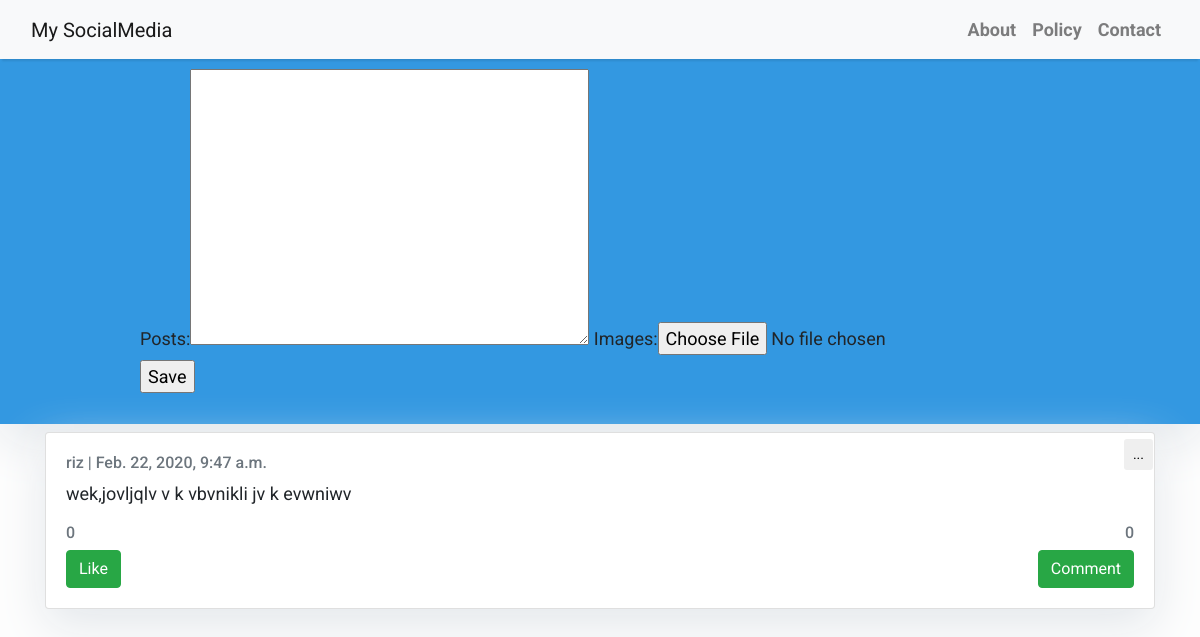
The page /posts/ on the database as committed earlier.
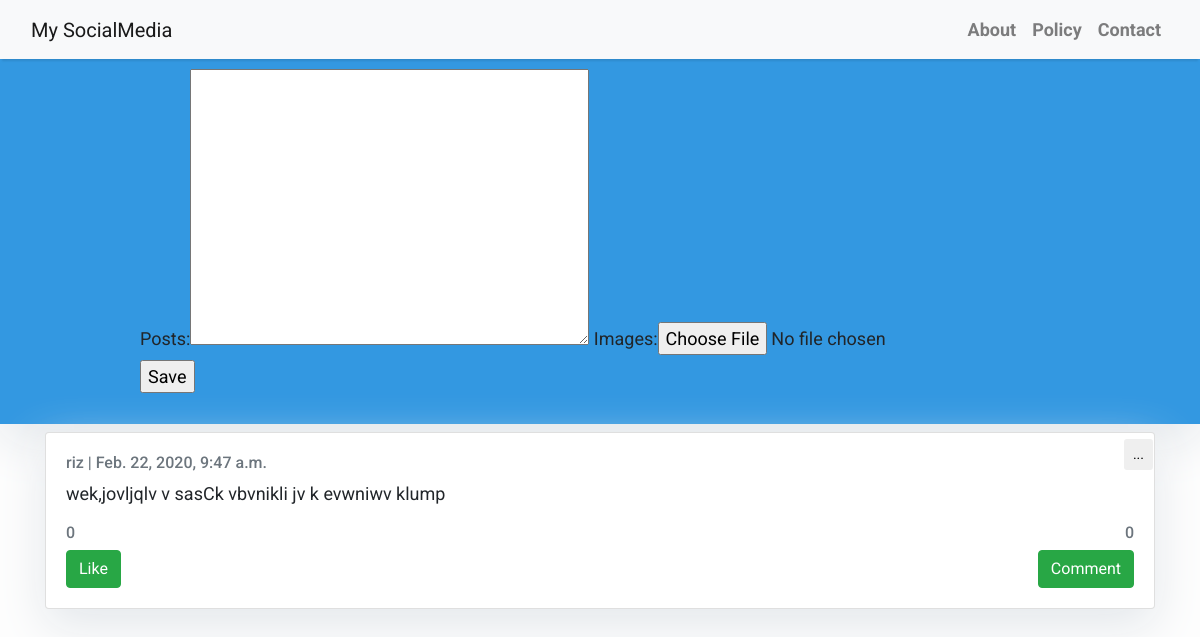
The same page on the database as committed later.
### userLogin/models.py (models this page shows)
class Post(models.Model):
    author = models.ForeignKey(dlogin, on_delete= models.CASCADE,related_name='post_author')
    updated_on = models.DateTimeField(auto_now= True)
    posts = models.TextField(null=True)
    created_on = models.DateTimeField(auto_now_add=True)
    status = models.IntegerField(choices=STATUS, default=0)
    post_like = models.IntegerField(default=0)
    post_comments = models.IntegerField(default=0)
    images = models.ImageField(upload_to='images/',null=True,blank=True)
    class Meta:
        ordering = ['-created_on']

class dlogin(models.Model):
    gender = (
        ('male','m'),
        ('female','f')
    )
    username = models.CharField(max_length=50,unique=True)
    password = models.CharField(max_length=50)
    email = models.EmailField(max_length=50,unique=True)
    first_name = models.CharField(max_length=50)
    last_name = models.CharField(max_length=50)
    dob = models.DateField()
    gender = models.CharField(max_length=10,
    choices=gender)
    date_subscribed = models.DateTimeField(default=datetime.now())
    messages_received = models.IntegerField(default=0)

### userLogin/views.py (the view, shortened to what this page needs)
# urls.py: path('posts/',views.PostCreate.as_view(),name='Posts'),
class PostCreate(CreateView):
    model = Post
    fields = ['posts','images']
    template_name = 'index.html'
    def get_context_data(self, **kwargs):
            kwargs['object_list'] = self.model.objects.all()
            return super().get_context_data(**kwargs)

### userLogin/templates/index.html (shortened to what this page needs)
{% extends "postbase.html" %}
{% block content %}
<header class="masthead">
    <div class="container">
        <div class="row">
            <div class=" col-md-8 col-md-10 mx-auto">
                <div class="site-heading">
                    <form method="post" enctype="multipart/form-data" >{% csrf_token %}
                        {{ form }}
                        <input type="submit" value="Save">
                    </form>
                </div>
            </div>
        </div>
    </div>
</header>
<div class="container">
    <div class="row">
        <div class="col-md-12 mt-2 left" style="position: relative;">
            {% for post in object_list %}
            <div class="btn align-right" style="right:4px;
            position: absolute;
            z-index: 20;">
                <button class="btn btn-sm" type="button" id="triggerId" data-toggle="dropdown" aria-haspopup="true"
                    aria-expanded="false">
                    ...
                </button>
            </div>
            <div class="card mb-4">
                <div class="card-body">
                    <p class="card-text text-muted h6">{{ post.author.username }} | {{ post.created_on}} </p>
                    <p class="card-text">{{post.posts|slice:":300" }}</p>
                    <div style="clear: both;" >
                    <p class="card-text text-muted h6 alignleft"> {{ post.post_like }} </p>
                    <p class="card-text text-muted h6 alignright"> {{ post.post_comments}} </p>
                </div>
                <div style="clear: both;" >
                    <a href="/likes/{{post.id}}"><button class="btn btn-success alignleft" >Like</button></a>
                    <a href="/comments/{{post.id}}"><button class="btn btn-success alignright" >Comment</button></a>
                </div>
                </div>
            </div>
            {% endfor %}
        </div>
    </div>
</div>
{%endblock%}

### userLogin/templates/postbase.html (shortened to what this page needs)
<!DOCTYPE html>
<html>
    <head>
        <link rel="stylesheet" href="https://maxcdn.bootstrapcdn.com/bootstrap/4.0.0/css/bootstrap.min.css"
 />
    </head>
    <body>
        <nav class="navbar navbar-expand-lg navbar-light bg-light shadow" id="mainNav">
            <div class="container-fluid">
                <a class="navbar-brand" href="{% url 'Posts' %}">My SocialMedia</a>
                <div class="collapse navbar-collapse" id="navbarResponsive">
                    <ul class="navbar-nav ml-auto">
                        <li class="nav-item text-black">
                            <a class="nav-link text-black font-weight-bold" href="#">About</a>
                        </li>
                        <li class="nav-item text-black">
                            <a class="nav-link text-black font-weight-bold" href="#">Policy</a>
                        </li>
                        <li class="nav-item text-black">
                            <a class="nav-link text-black font-weight-bold" href="#">Contact</a>
                        </li>
                    </ul>
                </div>
            </div>
        </nav>
        {% block content %}{% endblock content %}
    </body>
</html>

### userLogin/templates/postbase.html (style rules this page uses)
body { font-family: "Roboto", sans-serif; font-size: 17px; background-color: #fdfdfd; }
.shadow { box-shadow: 0 4px 2px -2px rgba(0, 0, 0, 0.1); }
.masthead { background: #3398E1; height: auto; padding-bottom: 15px; box-shadow: 0 16px 48px #E3E7EB; padding-top: 10px; }

### userLogin/templates/index.html (style rules this page uses)
body { font-family: "Roboto", sans-serif; font-size: 18px; background-color: #fdfdfd; }
.card { box-shadow: 0 16px 48px #E3E7EB; }
.alignleft { float: left; }
.alignright { float: right; }

Rows that differ between the two databases and show on the page:
changed Post "riz": posts "wek,jovljqlv v k vbvnikli jv k evwniwv" → "wek,jovljqlv v sasCk vbvnikli jv k evwniwv klump"
